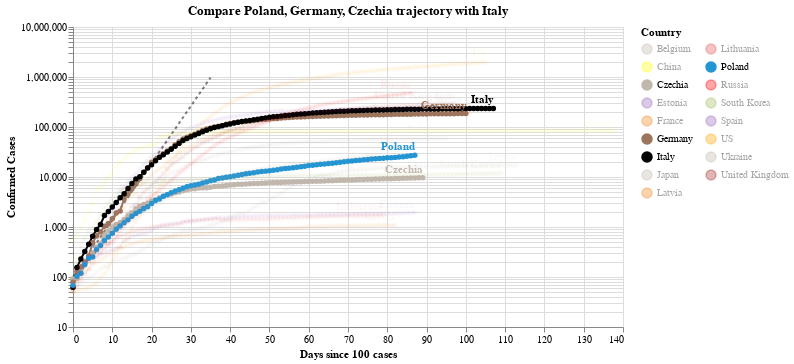

The code cell stored with this chart in its notebook:
### Code cell
#hide_input
chart2 = make_since_chart(dff2,['Poland', 'Germany', 'Czechia'], baseline_countries)
chart2

### Figure 1 — Vega-Lite specification as saved in the notebook (floating-point values rounded to 4 significant figures; data arrays with more than 128 entries replaced by an {"elided": "..."} marker saying what was removed)
{"config": {"view": {"continuousWidth": 400, "continuousHeight": 300}}, "layer": [{"data": {"name": "data-628230001892d6798b50651be41d1b3e"}, "mark": {"type": "line", "color": "black", "opacity": 0.5, "strokeDash": [3, 3]}, "encoding": {"x": {"type": "quantitative", "field": "Days since 100 cases"}, "y": {"type": "quantitative", "field": "Confirmed Cases"}}}, {"data": {"name": "data-681c8d9c12e22b4f736da7411f818ec3"}, "mark": {"type": "line", "point": true}, "encoding": {"color": {"type": "nominal", "field": "Country", "legend": {"columns": 2}, "scale": {"domain": ["Belgium", "China", "Czechia", "Estonia", "France", "Germany", "Italy", "Japan", "Latvia", "Lithuania", "Poland", "Russia", "South Korea", "Spain", "US", "Ukraine", "United Kingdom"], "range": ["#C1B7AD", "yellow", "#C1B7AD", "#9467bd", "#F58518", "#9D755D", "black", "#C1B7AD", "#F58518", "#E45756", "#2495D3", "red", "#A1BA59", "#9467bd", "orange", "#C1B7AD", "brown"]}}, "opacity": {"condition": {"value": 1, "selection": "selector002"}, "value": 0.05}, "tooltip": [{"type": "nominal", "field": "Country"}, {"type": "temporal", "field": "Date"}, {"type": "quantitative", "field": "Confirmed Cases"}, {"type": "quantitative", "field": "Days since 100 cases"}], "x": {"type": "quantitative", "field": "Days since 100 cases"}, "y": {"type": "quantitative", "field": "Confirmed Cases", "scale": {"type": "log"}}}, "selection": {"selector002": {"type": "multi", "fields": ["Country"], "bind": "legend", "init": [{"Country": "Poland"}, {"Country": "Germany"}, {"Country": "Czechia"}, {"Country": "Italy"}]}}, "width": 550}, {"data": {"name": "data-681c8d9c12e22b4f736da7411f818ec3"}, "mark": {"type": "text", "align": "right", "dy": -8, "fontWeight": "bold"}, "encoding": {"color": {"type": "nominal", "field": "Country", "legend": {"columns": 2}, "scale": {"domain": ["Belgium", "China", "Czechia", "Estonia", "France", "Germany", "Italy", "Japan", "Latvia", "Lithuania", "Poland", "Russia", "South Korea", "Spain", "US", "Ukraine", "United Kingdom"], "range": ["#C1B7AD", "yellow", "#C1B7AD", "#9467bd", "#F58518", "#9D755D", "black", "#C1B7AD", "#F58518", "#E45756", "#2495D3", "red", "#A1BA59", "#9467bd", "orange", "#C1B7AD", "brown"]}}, "opacity": {"condition": {"value": 1, "selection": "selector002"}, "value": 0.05}, "text": {"type": "nominal", "field": "Country"}, "tooltip": [{"type": "nominal", "field": "Country"}, {"type": "temporal", "field": "Date"}, {"type": "quantitative", "field": "Confirmed Cases"}, {"type": "quantitative", "field": "Days since 100 cases"}], "x": {"type": "quantitative", "field": "Days since 100 cases"}, "y": {"type": "quantitative", "field": "Confirmed Cases", "scale": {"type": "log"}}}, "transform": [{"filter": "(datum['Date'] >= 1591574400000)"}], "width": 550}], "title": "Compare Poland, Germany, Czechia trajectory with Italy", "$schema": "https://vega.github.io/schema/vega-lite/v4.0.2.json", "datasets": {"data-628230001892d6798b50651be41d1b3e": [{"Days since 100 cases": 0, "Confirmed Cases": 100.0}, {"Days since 100 cases": 1, "Confirmed Cases": 130.0}, {"Days since 100 cases": 2, "Confirmed Cases": 169.0}, {"Days since 100 cases": 3, "Confirmed Cases": 219.7}, {"Days since 100 cases": 4, "Confirmed Cases": 285.6}, {"Days since 100 cases": 5, "Confirmed Cases": 371.3}, {"Days since 100 cases": 6, "Confirmed Cases": 482.7}, {"Days since 100 cases": 7, "Confirmed Cases": 627.5}, {"Days since 100 cases": 8, "Confirmed Cases": 815.7}, {"Days since 100 cases": 9, "Confirmed Cases": 1060.0}, {"Days since 100 cases": 10, "Confirmed Cases": 1379.0}, {"Days since 100 cases": 11, "Confirmed Cases": 1792.0}, {"Days since 100 cases": 12, "Confirmed Cases": 2330.0}, {"Days since 100 cases": 13, "Confirmed Cases": 3029.0}, {"Days since 100 cases": 14, "Confirmed Cases": 3937.0}, {"Days since 100 cases": 15, "Confirmed Cases": 5119.0}, {"Days since 100 cases": 16, "Confirmed Cases": 6654.0}, {"Days since 100 cases": 17, "Confirmed Cases": 8650.0}, {"Days since 100 cases": 18, "Confirmed Cases": 11250.0}, {"Days since 100 cases": 19, "Confirmed Cases": 14620.0}, {"Days since 100 cases": 20, "Confirmed Cases": 19000.0}, {"Days since 100 cases": 21, "Confirmed Cases": 24710.0}, {"Days since 100 cases": 22, "Confirmed Cases": 32120.0}, {"Days since 100 cases": 23, "Confirmed Cases": 41750.0}, {"Days since 100 cases": 24, "Confirmed Cases": 54280.0}, {"Days since 100 cases": 25, "Confirmed Cases": 70560.0}, {"Days since 100 cases": 26, "Confirmed Cases": 91730.0}, {"Days since 100 cases": 27, "Confirmed Cases": 119300.0}, {"Days since 100 cases": 28, "Confirmed Cases": 155000.0}, {"Days since 100 cases": 29, "Confirmed Cases": 201500.0}, {"Days since 100 cases": 30, "Confirmed Cases": 262000.0}, {"Days since 100 cases": 31, "Confirmed Cases": 340600.0}, {"Days since 100 cases": 32, "Confirmed Cases": 442800.0}, {"Days since 100 cases": 33, "Confirmed Cases": 575600.0}, {"Days since 100 cases": 34, "Confirmed Cases": 748300.0}, {"Days since 100 cases": 35, "Confirmed Cases": 972800.0}], "data-681c8d9c12e22b4f736da7411f818ec3": {"elided": "1669 records"}}}
